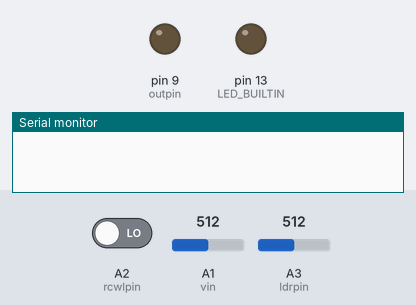
This sketch was run on a simulated Arduino Uno, built with avr-gcc and run on an emulated ATmega328P. Parts: output pins drawn as LEDs (lit = HIGH), the last lines printed to the serial monitor. Dashed ring = blinking. Inputs (shaded band) come from the test bench; at power-on: A1 (vin) = 512, A3 (ldrpin) = 512, A2 (rcwlpin) LOW.

Above: at 1.2 s.
1.3 s: A1 (vin) set to 323
4.3 s: A1 (vin) set to 292
At 4.55 s:
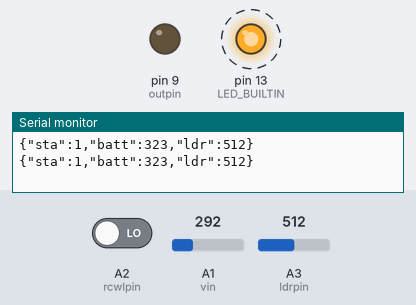
7.3 s: A1 (vin) set to 306
At 7.3 s:
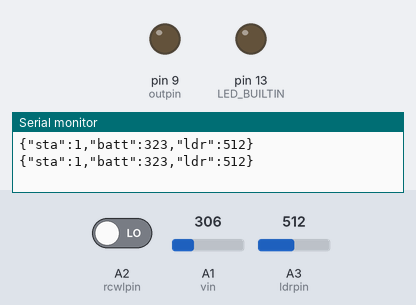
8.8 s: A3 (ldrpin) set to 882
10.3 s: A3 (ldrpin) set to 916
At 10.6 s:
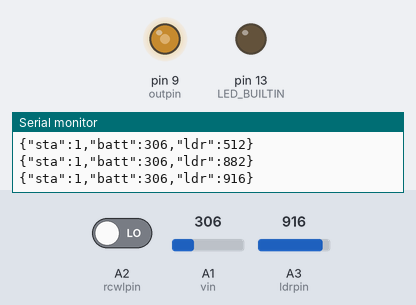
Timing chart, 0 to 12.8 s (numbered marks = the images above; inputs shaded):
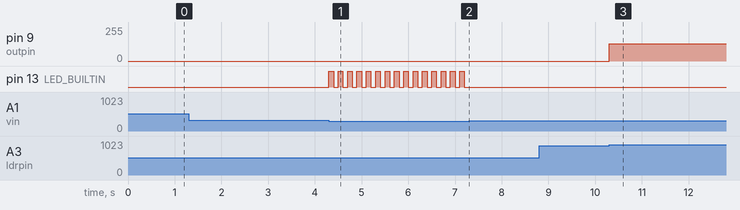

Measured:
- the behaviour switches between 305 and 304 on A1 (vin) (found by bisection; images 0 and 1)
- the behaviour switches between 899 and 900 on A3 (ldrpin) (found by bisection; images 2 and 3)
- after the input at 4.3 s, pin 13 (LED_BUILTIN): alternates HIGH for 0.10 s and LOW for 0.10 s, starting at once
- after the input at 7.3 s, pin 13 (LED_BUILTIN): stops changing and stays LOW
- after the input at 10.3 s, pin 9 (outpin): 0/255 → 128/255 at once

The sketch:

mini_str_light_et_zigbee.ino
```cpp
#define rcwlpin A2
#define ldrpin A3
#define vin A1
#define outpin 9

#define mid 128
#define full 255

// #define conversionFactor 0.05376
#define conversionFactor 0.0197

unsigned long lastMotionTime = 0, lastSendTime = 0;

float battery = 0.0;

char ser_data[32], payload[100];

bool status = 1;

struct STR {
  void init() {
    pinMode(rcwlpin, 0);
    pinMode(ldrpin, 0);
    pinMode(vin, 0);
    pinMode(outpin, 1);
    pinMode(LED_BUILTIN, 1);
    Serial.begin(9600);
  }

  bool batteryIsCharged() {
    int adcVal = analogRead(vin);
    float voltage = (float)adcVal * conversionFactor;
    battery = voltage;
    if (voltage >= 6.0)
      return true;
    else
      return false;
  }

  void loadJSON() {
    payload[0] = '\0';
    sprintf(payload, "{\"sta\":%d,\"batt\":%d,\"ldr\":%d}", status, analogRead(vin), analogRead(ldrpin));
  }

  bool motionDetected() {
    if (digitalRead(rcwlpin))
      return true;
    else
      return false;
  }

  void run() {
    if (Serial.available()) {
      ser_data[0] = '\0';
      while (Serial.available()) {
        delay(3);
        char m = Serial.read();
        byte len = strlen(ser_data);
        if (m != '\n' || m != '\r') {
          ser_data[len] = m;
          ser_data[len + 1] = '\0';
        }
      }
      if (strlen(ser_data) > 0) {
        status = atoi(ser_data);
      }
    }
    if (status && batteryIsCharged() && analogRead(ldrpin) >= 900) {
      if (millis() - lastMotionTime <= 10000) {
        analogWrite(outpin, full);
      } else {
        analogWrite(outpin, mid);
      }
      if (motionDetected()) {
        lastMotionTime = millis();
      }
    } else {
      analogWrite(outpin, 0);
      while (!batteryIsCharged()) {
        digitalWrite(LED_BUILTIN, 1);
        delay(100);
        digitalWrite(LED_BUILTIN, 0);
        delay(100);
      }
    }
    if (millis() - lastSendTime >= 1500) {
      loadJSON();
      Serial.println(payload);
      lastSendTime = millis();
    }
  }
} str;

void setup() {
  str.init();
}

void loop() {
  str.run();
}
```
